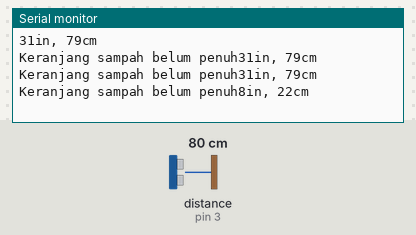
A sketch run on a simulated Arduino Uno, built with avr-gcc and run on an emulated ATmega328P. Parts: the last lines printed to the serial monitor. Wiring (inferred from the names in the program): ultrasonic range finder: trigger pin 4; echo pin 3. Inputs (shaded band) come from the test bench; at power-on: distance to the obstacle (sensor on pin 3) 80 cm. The echo pulse lasts 58.3 µs per cm; the modem accepts every AT command (registered, SIM ready, sends succeed) and sends nothing else.

Above: at 5.2 s.
5.3 s: distance to the obstacle (sensor on pin 3) set to 23 cm
At 5.9 s:
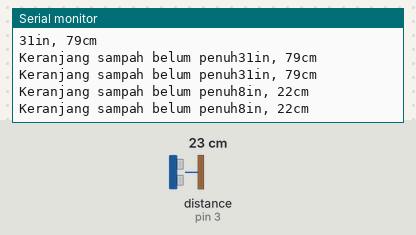
6.8 s: distance to the obstacle (sensor on pin 3) set to 18 cm
At 8.3 s:
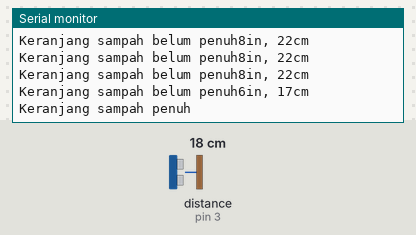
Timing chart, 0 to 9.8 s (numbered marks = the images above; inputs shaded):
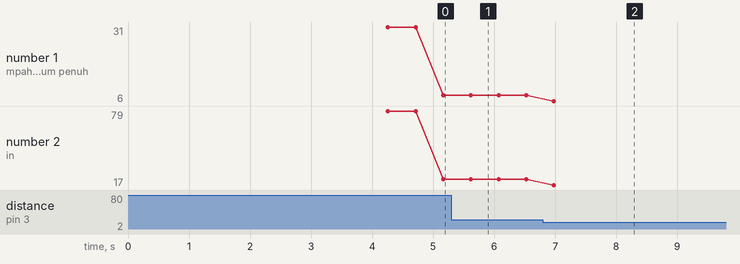

Measured:
- the behaviour switches between 21 and 20 cm on distance to the obstacle (sensor on pin 3) (found by bisection; images 1 and 2)
- after the input at 5.3 s, the serial monitor: prints a new line after 0.32 s (image 1)
- after the input at 6.8 s, the serial monitor: prints a new line after 0.18 s (image 2)
- plotted number 1: 8 → 6 after the input at 6.8 s
- plotted number 2: 22 → 17 after the input at 6.8 s

The sketch:

sim800L.ino
```cpp
#include <SoftwareSerial.h>

SoftwareSerial SIM800L(10,11);
String nomor = "+6281238740744";// ini adalah nomor telepon tujuan yang akan dikirimi sms oleh alat.. jangan lupa untuk tetap menuliskan kode negara +62 didepan sebagai pengganti 0
int trigger = 4;
int echo = 3;
int duration, cm, inches;

void setup ()
{
  SIM800L.begin(9600);
  delay(2000);
  Serial.begin(9600);
  delay(2000);
  pinMode(trigger, OUTPUT);
  pinMode(echo, INPUT);
  }

void loop ()
{
  digitalWrite(trigger, LOW);
  delayMicroseconds (5);
  digitalWrite(trigger, HIGH);
  delayMicroseconds (10);
  digitalWrite(trigger, LOW);


  pinMode(echo, INPUT);
  duration  = pulseIn(echo, HIGH);


  cm = (duration/2) / 29.1;
  inches = (duration/2) / 74;

  Serial.print(inches);
  Serial.print("in, ");
  Serial.print(cm);
  Serial.print("cm ");
  Serial.println();

  delay(250);

 if (cm >= 20)
 {
  Serial.print("Keranjang sampah belum penuh");
  delay(200);
    }
  else if (cm <= 18)
  {
   Serial.print("Keranjang sampah penuh");
   delay(200);
   SIM800L.println("AT+CMGF=1");
   delay(500);
   SIM800L.println("AT+CMGS=\""+nomor+"\"\r");
   delay(500);
   String sms = "Keranjang sampah penuh";
   SIM800L.println(sms);
   delay(1000);
   SIM800L.println((char)26);
   delay(300);

    }
  }
```
